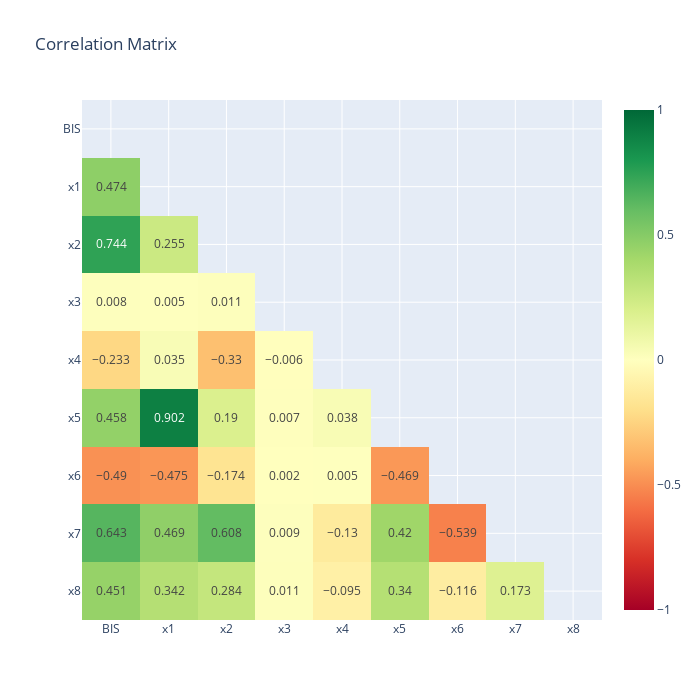

Notebook code for this chart:
### Markdown cell above
## <a id="2">2. Statistics</a>

### Code cell
## Generating basic statistics
df_training.drop('BIS', axis=1).describe().round(3)

# Visual correlation between variables using parplot from seaborn
seab.pairplot(df_training, diag_kind='kde')
plt.suptitle('Correlation between the variables (Scatter and Histogram)', fontsize=26, y=1.01)
plt.show()

## Generating the Correlation Matrix (Pearson Coefficient)
personCorrM = df_training.corr(method='pearson').round(3)
print(personCorrM)

heatmap_mask = numpi.triu(numpi.ones_like(df_training.corr(method='pearson'), dtype=bool))
heatmap_mask_cm = personCorrM.mask(heatmap_mask)

ploti_fig = ploti.imshow(heatmap_mask_cm,
                        color_continuous_scale='rdylgn',
                        text_auto=True,
                        width=700, height=700,
                        zmin=-1, zmax=1,
                        title='Correlation Matrix')
ploti_fig.show()

### Figure 1 — Plotly figure (JSON) as saved in the notebook; plotly's stock layout.template omitted (floating-point values rounded to 4 significant figures)
{"data": [{"coloraxis": "coloraxis", "hovertemplate": "x: %{x}<br>y: %{y}<br>color: %{z}<extra></extra>", "name": "0", "texttemplate": "%{z}", "type": "heatmap", "x": ["BIS", "x1", "x2", "x3", "x4", "x5", "x6", "x7", "x8"], "xaxis": "x", "y": ["BIS", "x1", "x2", "x3", "x4", "x5", "x6", "x7", "x8"], "yaxis": "y", "z": [[null, null, null, null, null, null, null, null, null], [0.474, null, null, null, null, null, null, null, null], [0.744, 0.255, null, null, null, null, null, null, null], [0.008, 0.005, 0.011, null, null, null, null, null, null], [-0.233, 0.035, -0.33, -0.006, null, null, null, null, null], [0.458, 0.902, 0.19, 0.007, 0.038, null, null, null, null], [-0.49, -0.475, -0.174, 0.002, 0.005, -0.469, null, null, null], [0.643, 0.469, 0.608, 0.009, -0.13, 0.42, -0.539, null, null], [0.451, 0.342, 0.284, 0.011, -0.095, 0.34, -0.116, 0.173, null]]}], "layout": {"coloraxis": {"cmax": 1, "cmin": -1, "colorscale": [[0, "rgb(165,0,38)"], [0.1, "rgb(215,48,39)"], [0.2, "rgb(244,109,67)"], [0.3, "rgb(253,174,97)"], [0.4, "rgb(254,224,139)"], [0.5, "rgb(255,255,191)"], [0.6, "rgb(217,239,139)"], [0.7, "rgb(166,217,106)"], [0.8, "rgb(102,189,99)"], [0.9, "rgb(26,152,80)"], [1, "rgb(0,104,55)"]]}, "height": 700, "title": {"text": "Correlation Matrix"}, "width": 700, "xaxis": {"anchor": "y", "constrain": "domain", "domain": [0, 1], "scaleanchor": "y"}, "yaxis": {"anchor": "x", "autorange": "reversed", "constrain": "domain", "domain": [0, 1]}}}
